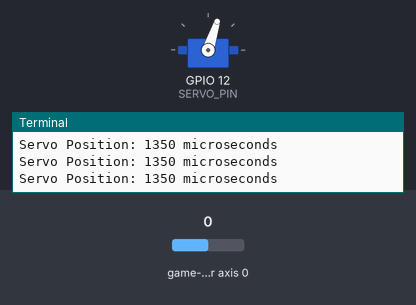
Bench run of a program on a simulated Raspberry Pi (BCM pin numbers). Shown: servo, the last lines printed to the terminal. The test bench sets the inputs (shaded band); at power-on: game-controller axis 0 0. Servo angles are drawn from the pulse width (0.5 ms = 0°, 2.5 ms = 180°).

Above: at 1.25 s.
1.3 s: game-controller axis 0 set to -1
2.8 s: game-controller axis 0 set to -0.5
At 4.0 s:
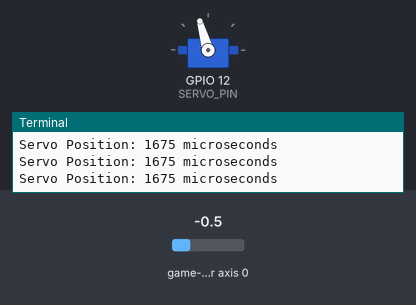
4.3 s: game-controller axis 0 set to 0.5
At 5.0 s:
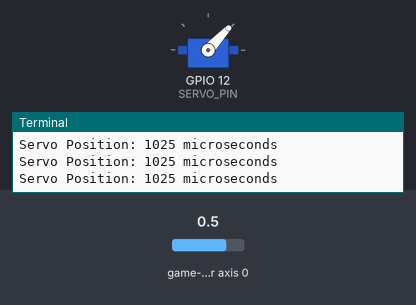
5.8 s: game-controller axis 0 set to 1
At 6.4 s:
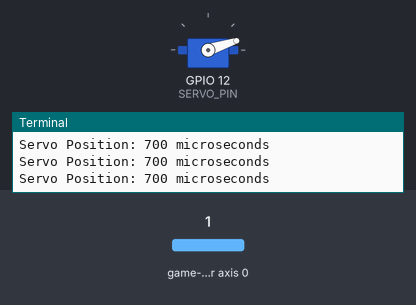
Timing chart, 0 to 8.3 s (numbered marks = the images above; inputs shaded):
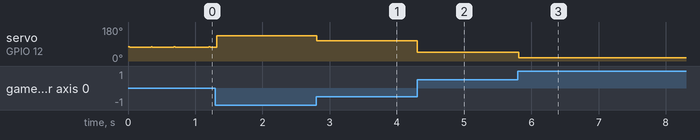

Measured:
- after the input at 2.8 s, servo on GPIO 12 (SERVO_PIN): 135° → 106° at once
- after the input at 4.3 s, servo on GPIO 12 (SERVO_PIN): 106° → 47° at once
- after the input at 5.8 s, servo on GPIO 12 (SERVO_PIN): 47° → 18° at once

The program:

servo_test.py
```python
import pygame
import pigpio
import time
import requests

# Initialize Pygame
pygame.init()

# Initialize the joystick subsystem
pygame.joystick.init()

# Check if any joystick (including the PS4 controller) is connected
if pygame.joystick.get_count() == 0:
    print("No joystick found. Make sure your PS4 controller is connected.")
else:
    # Initialize the first joystick (change index if you have multiple controllers)
    joystick = pygame.joystick.Joystick(0)
    joystick.init()

    # Define the index for the PS4 controller's left joystick's X-axis
    LEFT_JOYSTICK_X_AXIS = 0  # This index may vary on different controllers

    # Define the PWM pin for controlling the servo (GPIO 12)
    SERVO_PIN = 12  # Change this to GPIO 12

    # Create a pigpio instance
    pi = pigpio.pi()

    # Define servo position limits
    MIN_SERVO_POSITION = 700
    MAX_SERVO_POSITION = 2000

    # Set a lower PWM frequency (e.g., 50 Hz for smoother motion)
    pi.set_PWM_frequency(SERVO_PIN, 50)

    try:
        while True:
            pygame.event.pump()

            # Get the value of the left joystick's X-axis (-1.0 to 1.0, 0.0 is centered)
            left_joystick_x = joystick.get_axis(LEFT_JOYSTICK_X_AXIS)

            # Invert the joystick value
            inverted_joystick_x = -left_joystick_x

            # Map the inverted joystick value to servo position
            servo_position = int(
                (inverted_joystick_x + 1) * (MAX_SERVO_POSITION - MIN_SERVO_POSITION) / 2 + MIN_SERVO_POSITION
            )

            # Ensure the servo position is within the valid range
            servo_position = max(MIN_SERVO_POSITION, min(MAX_SERVO_POSITION, servo_position))

            # Set the servo position
            pi.set_servo_pulsewidth(SERVO_PIN, servo_position)

            # Print the servo position
            print(f"Servo Position: {servo_position} microseconds")

            # Check if the joystick is at rest (close to zero)
            if abs(inverted_joystick_x) < 0.1:
                # Return the servo to the middle point (position 1700)
                pi.set_servo_pulsewidth(SERVO_PIN, 1300)

            # Add a small sleep interval (e.g., 0.01 seconds) for smoother PWM signal
            time.sleep(0.01)

    except KeyboardInterrupt:
        # Clean up and exit when Ctrl+C is pressed
        pi.set_servo_pulsewidth(SERVO_PIN, 0)  # Stop the servo
        pi.stop()
```
